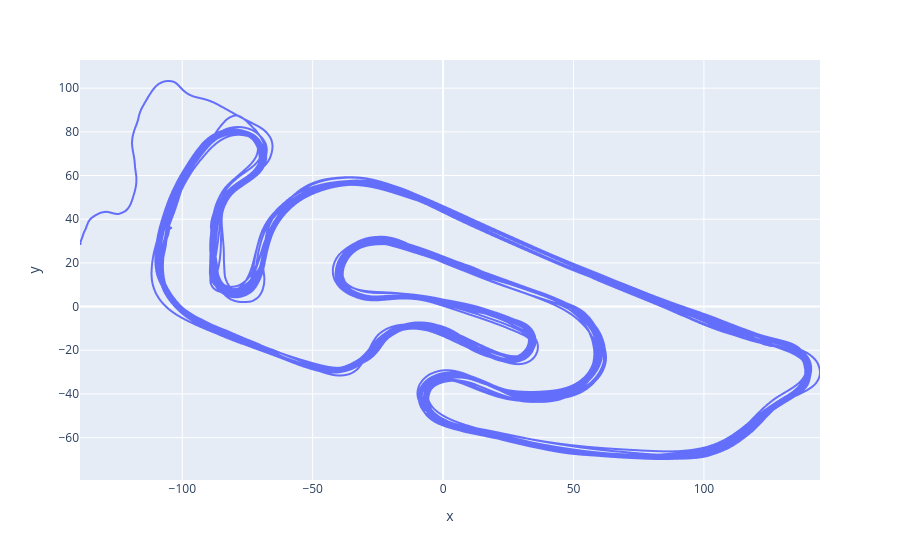

Here is the notebook cell this chart was saved with:
### Code cell
px.line(rot(coords, 0.4), x="x", y="y")

### Figure 1 — Plotly figure (JSON) as saved in the notebook; plotly's stock layout.template omitted (floating-point values rounded to 4 significant figures; data arrays with more than 128 entries replaced by an {"elided": "..."} marker saying what was removed)
{"data": [{"hovertemplate": "x=%{x}<br>y=%{y}<extra></extra>", "legendgroup": "", "line": {"color": "#636efa", "dash": "solid"}, "marker": {"symbol": "circle"}, "mode": "lines", "name": "", "showlegend": false, "type": "scattergl", "x": {"elided": "26529 float values"}, "xaxis": "x", "y": {"elided": "26529 float values"}, "yaxis": "y"}], "layout": {"legend": {"tracegroupgap": 0}, "margin": {"t": 60}, "xaxis": {"anchor": "y", "domain": [0, 1], "title": {"text": "x"}}, "yaxis": {"anchor": "x", "domain": [0, 1], "title": {"text": "y"}}}}
